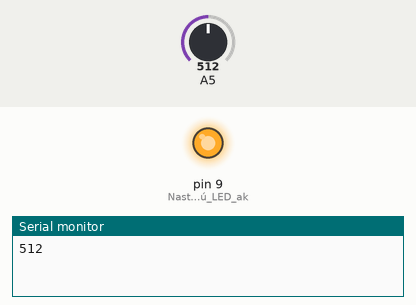
The sketch below on a simulated Arduino Uno, built with avr-gcc and run on an emulated ATmega328P. Parts: output pins drawn as LEDs (lit = HIGH), the last lines printed to the serial monitor. Inputs (shaded band) come from the test bench; at power-on: A5 = 512.

Above: at 1.2 s.
1.3 s: A5 set to 306
At 3.2 s:
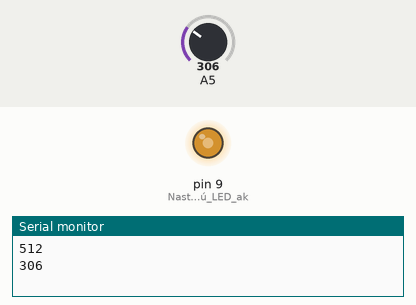
3.5 s: A5 set to 511
At 4.8 s:
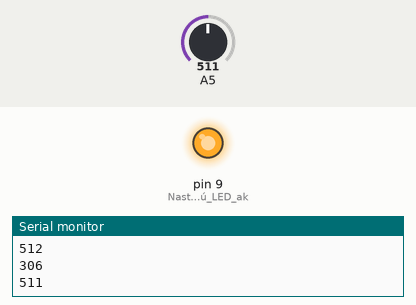
5.5 s: A5 set to 0
At 6.3 s:
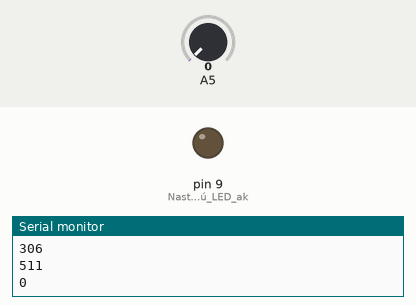
7.5 s: A5 set to 3
At 9.1 s:
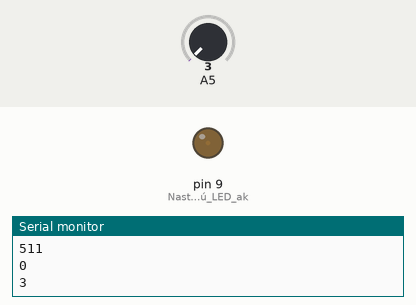
9.5 s: A5 set to 716
At 10.6 s:
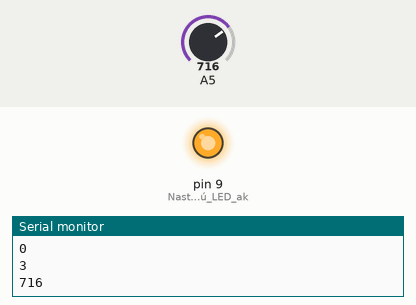
Timing chart, 0 to 12.5 s (numbered marks = the images above; inputs shaded):
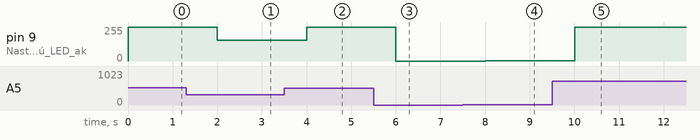

Measured:
- after the input at 1.3 s, pin 9 (Nastavíme_vstavanú_LED_ak): 255/255 → 156/255 after 0.70 s
- after the input at 3.5 s, pin 9 (Nastavíme_vstavanú_LED_ak): 156/255 → 255/255 after 0.50 s
- after the input at 5.5 s, pin 9 (Nastavíme_vstavanú_LED_ak): 255/255 → 0/255 after 0.50 s
- after the input at 7.5 s, pin 9 (Nastavíme_vstavanú_LED_ak): 0/255 → 1/255 after 0.50 s
- after the input at 9.5 s, pin 9 (Nastavíme_vstavanú_LED_ak): 1/255 → 255/255 after 0.50 s

The sketch:

POIT_zadanie.ino
```cpp
int sensorValue;
int sensorLow = 0;
int sensorHigh = 500;
bool manual = false;
void setup() {
  Serial.begin(9600);
  pinMode(9, OUTPUT);// Nastavíme vstavanú LED ako výstup
  pinMode(A5, INPUT);
}

void loop() {
  if (Serial.available() > 0) {
    char receivedChar = Serial.read();
    if(receivedChar == '1'){
      manual = true;
      }
    else{
      manual = false;
      }
  }
  if(manual){

    }
  else{
    sensorValue = analogRead(A5);


    // Inverzne mapovanie hodnôt zo senzora na rozsah PWM (255-0)
    int brightness = map(sensorValue, sensorLow, sensorHigh, 255, 0);
    // Nastavíme intenzitu svietenia vstavanej LED
    Serial.println(sensorValue);
    analogWrite(9, 255-brightness);
  }


  delay(2000);
}
```
